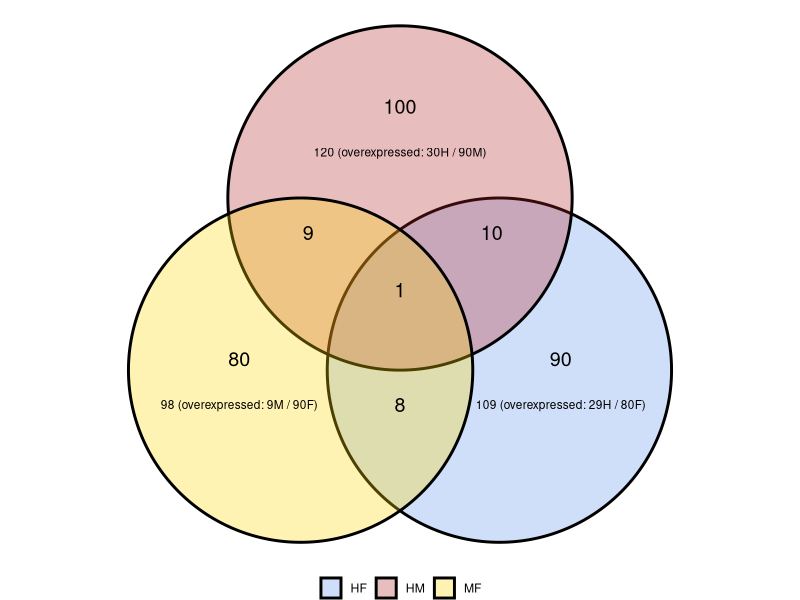

Recreate this plot in R.
#how to draw a venn diagram using the ggplot2 syntax with ggforce.
#sebastien.renaut@gmail.com
#November 2018

#for Charlotte Capt


#required packages
library(ggplot2)
library(ggforce)

#coordinates of the 3 circles
circle.positions <- data.frame(x = c(0, 0.866, -0.866),y = c(1, -0.5, -0.5),labels = c('HM', 'HF', 'MF'))

#data 
circle.data = data.frame(x.position = c(0, 1.4, -1.4,0.8, -0.8, 0, 0),y.position = c(1.6,-0.6,-0.6, 0.5,0.5, -1, 0),
                         categories = c("hm","hf","mf","hmhf","hmmf","hfmf","hmhfmf"),counts=c(100,90,80,10,9,8,1),
                         counts_totals=c("120 (overexpressed: 30H / 90M)","109 (overexpressed: 29H / 80F)","98 (overexpressed: 9M / 90F)",0,0,0,0))

####ggplot + geom_circle function
#geom_circle will draw the circles, with various options to make it prettier
#annotate will add text
venn = ggplot(circle.positions) +
  geom_circle(aes(x0 = x, y0 = y, r = 1.5, fill = labels), alpha = .3, size = 1,colour="black") +
  coord_fixed() +
  theme_void() +
  theme(legend.position = 'bottom') +
  scale_fill_manual(values = c('cornflowerblue', 'firebrick',  'gold')) +
  labs(fill = NULL) +
  annotate("text", x = circle.data$x.position, y = circle.data$y.position+0.2, label = circle.data$counts, size = 5) +
  annotate("text", x = circle.data$x.position[1:3], y = circle.data$y.position[1:3]-0.2, label = circle.data$counts_totals[1:3], size = 3)


#save graph as pdf on the desktop 
dev.new(width=6, height=6,noRStudioGD = TRUE)
venn
dev.print(device=pdf,"~/Desktop/venn_figure.pdf", onefile=FALSE)
dev.off()
